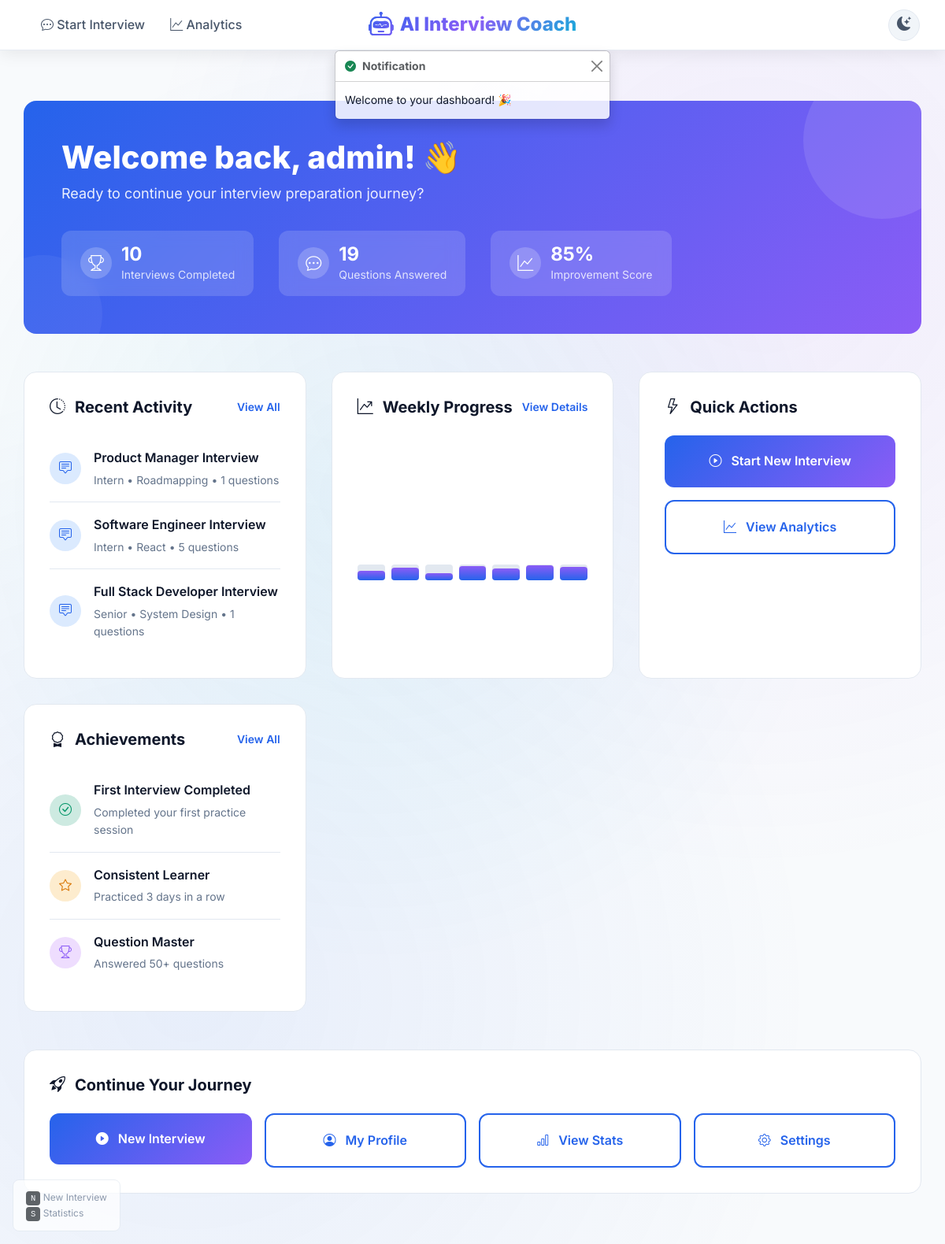
Page /dashboard (signed in) on the earlier database version.
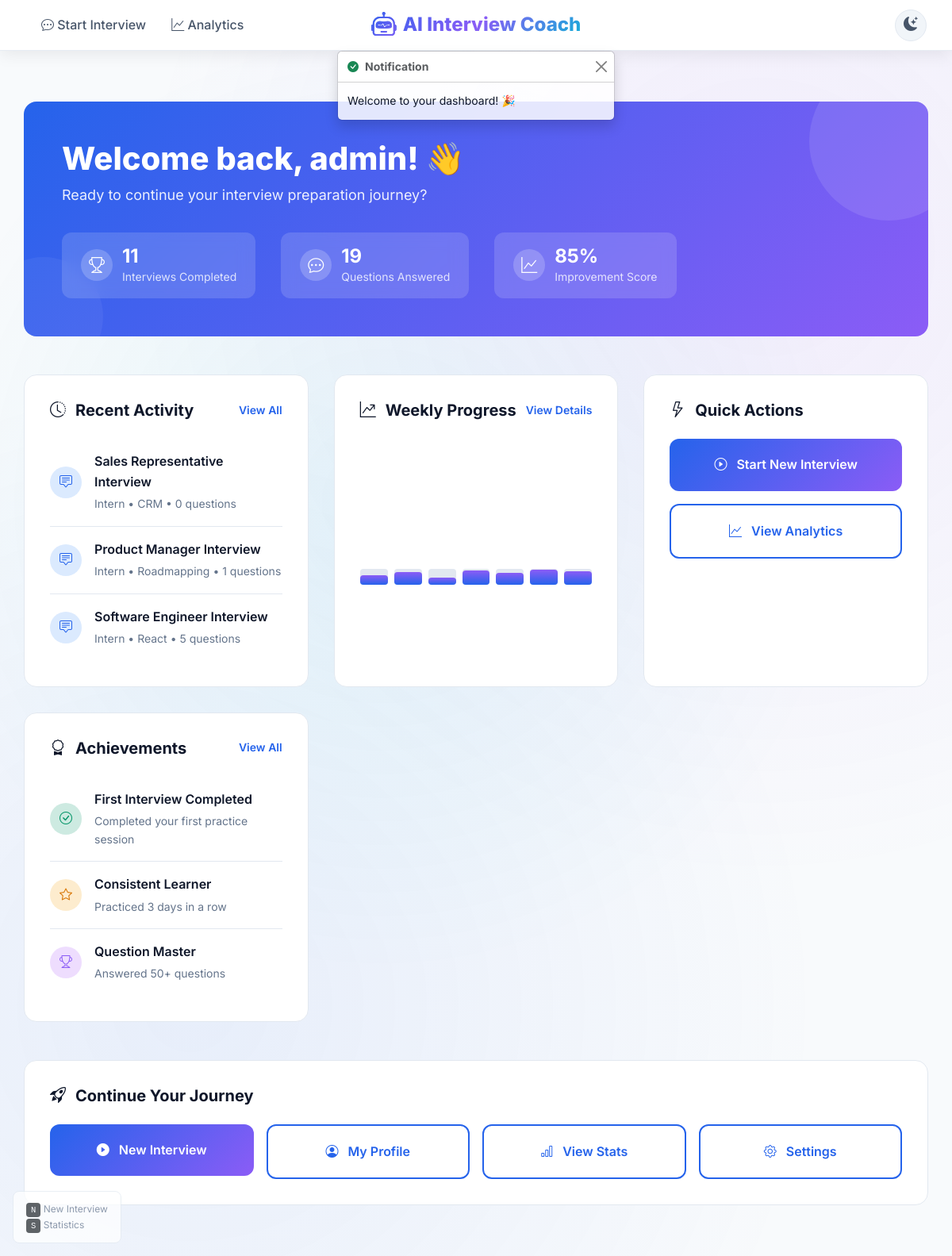
Same page on the later database version.
### tables this page shows
CREATE TABLE interviews (
                id INTEGER PRIMARY KEY AUTOINCREMENT,
                role TEXT NOT NULL,
                level TEXT NOT NULL,
                topic TEXT NOT NULL,
                questions TEXT NOT NULL,
                created_at TIMESTAMP DEFAULT CURRENT_TIMESTAMP
            );

### app.py (the view)
@app.route("/dashboard")
def dashboard():
    if not session.get('is_logged_in'):
        return redirect("/login?next=/dashboard")
    stats = db.get_interview_stats()
    recent_interviews = db.get_recent_interviews(5)
    return render_template("dashboard.html",
                         user_name=session.get('user_name'),
                         user_email=session.get('user_email'),
                         stats=stats,
                         recent_interviews=recent_interviews)

### app.py (called while the page is built)
@app.context_processor
def inject_user():
    user_name = session.get('user_name', '')
    return {
        'current_user': {
            'is_logged_in': session.get('is_logged_in', False),
            'name': user_name,
            'email': session.get('user_email', ''),
            'initials': user_name[0].upper() if user_name else 'U',
            'oauth_provider': session.get('oauth_provider'),
            'avatar': session.get('user_avatar')
        }
    }

### templates/dashboard.html (shortened to what the changed rows need)
{% extends "base.html" %}
{% block content %}
<div class="container dashboard-container">
    <div class="dashboard-header">
        <div class="dashboard-header-content">
            <h1 class="welcome-title">Welcome back, {{ user_name }}! 👋</h1>
            <div class="quick-stats">
                <div class="stat-item">
                    <div class="stat-info">
                        <h4>{{ stats.total_interviews }}</h4>
                        <p>Interviews Completed</p>
                    </div>
                </div>
            </div>
        </div>
    </div>
    <div class="dashboard-grid">
        <div class="dashboard-card">
            {% if recent_interviews %}
            <ul class="activity-list">
                {% for interview in recent_interviews[:3] %}
                <li class="activity-item">
                    <div class="activity-icon">
                        <i class="bi bi-chat-square-text"></i>
                    </div>
                    <div class="activity-content">
                        <div class="activity-title">{{ interview.role }} Interview</div>
                        <div class="activity-meta">
                            {{ interview.level }} • {{ interview.topic }} • {{ interview.answer_count }} questions
                        </div>
                    </div>
                </li>
                {% endfor %}
            </ul>
            {% endif %}
        </div>
    </div>
</div>
{% endblock %}

Differences in the rows shown:
no longer on this page (row unchanged): interviews: role "Full Stack Developer", level "Senior", topic "System Design", answer_count "1"
added interviews: role "Sales Representative", level "Intern", topic "CRM", answer_count "0"
Other differences:
{{ stats.total_interviews }}: "10" → "11"
